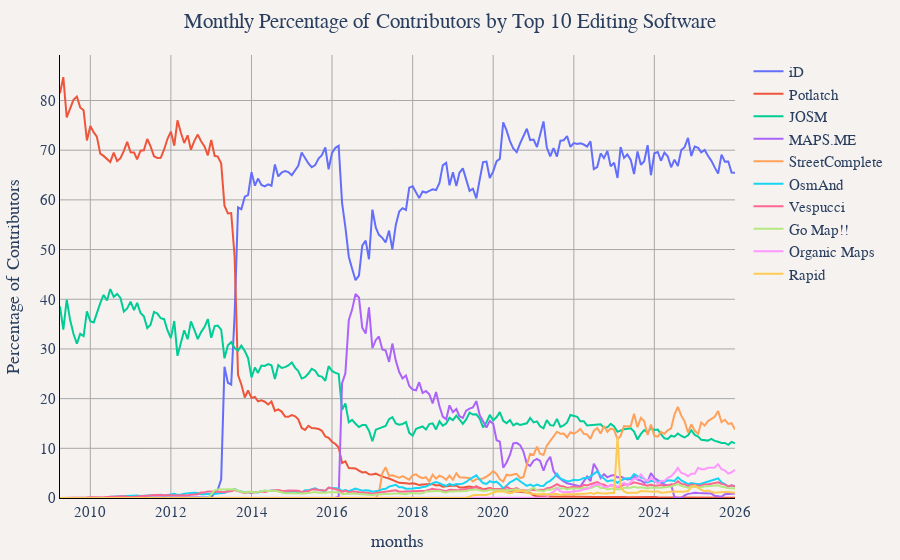

Here is the notebook cell this chart was saved with:
### Markdown cell above
## Monthly Percentage of Contributors by Top 10 Editing Software

### Code cell
df = duckdb.sql("""
WITH top_software AS (
	SELECT created_by
	FROM (
		SELECT
			created_by,
			COUNT(DISTINCT user_name) as total_contributors
		FROM '../changeset_data/year=*/month=*/*.parquet'
		WHERE created_by IS NOT NULL
		GROUP BY created_by
		ORDER BY total_contributors DESC
		LIMIT 10
	)
),
monthly_software_contributors AS (
	SELECT 
		CONCAT(year, '-', LPAD(CAST(month as VARCHAR), 2, '0')) as months,
		created_by,
		COUNT(DISTINCT user_name) as contributors
	FROM '../changeset_data/year=*/month=*/*.parquet'
	WHERE created_by IN (SELECT created_by FROM top_software)
	GROUP BY year, month, created_by
),
monthly_total_contributors AS (
	SELECT 
		CONCAT(year, '-', LPAD(CAST(month as VARCHAR), 2, '0')) as months,
		COUNT(DISTINCT user_name) as total_contributors
	FROM '../changeset_data/year=*/month=*/*.parquet'
	WHERE created_by IS NOT NULL
	GROUP BY year, month
)
SELECT 
	msc.months,
	msc.created_by,
	ROUND((msc.contributors * 100.0) / mtc.total_contributors, 2) as 'Percentage of Contributors'
FROM monthly_software_contributors msc
JOIN monthly_total_contributors mtc ON msc.months = mtc.months
ORDER BY msc.months, msc.created_by""").df()

util.show_figure(
    [
        util.FigureConfig(
            title="Monthly Percentage of Contributors by Top 10 Editing Software",
            x_col="months",
            y_col="Percentage of Contributors",
            y_unit_hover_template="%",
            group_col="created_by",
            query_or_df=df,
        ),
    ],
)

### Figure 1 — Plotly figure (JSON) as saved in the notebook; plotly's stock layout.template omitted (floating-point values rounded to 4 significant figures; data arrays with more than 128 entries replaced by an {"elided": "..."} marker saying what was removed)
{"data": [{"hovertemplate": "iD<br>%{x}<br>%{y:,} %<extra></extra>", "name": "iD", "type": "scatter", "visible": true, "x": {"elided": "202 str values"}, "y": {"elided": "202 float values"}}, {"hovertemplate": "Potlatch<br>%{x}<br>%{y:,} %<extra></extra>", "name": "Potlatch", "type": "scatter", "visible": true, "x": {"elided": "202 str values"}, "y": {"elided": "202 float values"}}, {"hovertemplate": "JOSM<br>%{x}<br>%{y:,} %<extra></extra>", "name": "JOSM", "type": "scatter", "visible": true, "x": {"elided": "202 str values"}, "y": {"elided": "202 float values"}}, {"hovertemplate": "MAPS.ME<br>%{x}<br>%{y:,} %<extra></extra>", "name": "MAPS.ME", "type": "scatter", "visible": true, "x": {"elided": "202 str values"}, "y": {"elided": "202 float values"}}, {"hovertemplate": "StreetComplete<br>%{x}<br>%{y:,} %<extra></extra>", "name": "StreetComplete", "type": "scatter", "visible": true, "x": {"elided": "202 str values"}, "y": {"elided": "202 float values"}}, {"hovertemplate": "OsmAnd<br>%{x}<br>%{y:,} %<extra></extra>", "name": "OsmAnd", "type": "scatter", "visible": true, "x": {"elided": "202 str values"}, "y": {"elided": "202 float values"}}, {"hovertemplate": "Vespucci<br>%{x}<br>%{y:,} %<extra></extra>", "name": "Vespucci", "type": "scatter", "visible": true, "x": {"elided": "202 str values"}, "y": {"elided": "202 float values"}}, {"hovertemplate": "Go Map!!<br>%{x}<br>%{y:,} %<extra></extra>", "name": "Go Map!!", "type": "scatter", "visible": true, "x": {"elided": "202 str values"}, "y": {"elided": "202 float values"}}, {"hovertemplate": "Organic Maps<br>%{x}<br>%{y:,} %<extra></extra>", "name": "Organic Maps", "type": "scatter", "visible": true, "x": {"elided": "202 str values"}, "y": {"elided": "202 float values"}}, {"hovertemplate": "Rapid<br>%{x}<br>%{y:,} %<extra></extra>", "name": "Rapid", "type": "scatter", "visible": true, "x": {"elided": "202 str values"}, "y": {"elided": "202 float values"}}], "layout": {"barmode": "stack", "font": {"family": "Times", "size": 15}, "margin": {"b": 55, "l": 55, "r": 55, "t": 55}, "paper_bgcolor": "#f5f2f0", "plot_bgcolor": "#f5f2f0", "title": {"text": "Monthly Percentage of Contributors by Top 10 Editing Software", "x": 0.5}, "xaxis": {"gridcolor": "darkgray", "linecolor": "black", "showgrid": true, "tickcolor": "black", "title": {"text": "months"}, "zerolinecolor": "darkgray"}, "yaxis": {"gridcolor": "darkgray", "linecolor": "black", "rangemode": "tozero", "showgrid": true, "tickcolor": "black", "title": {"text": "Percentage of Contributors"}, "zerolinecolor": "darkgray"}}}
